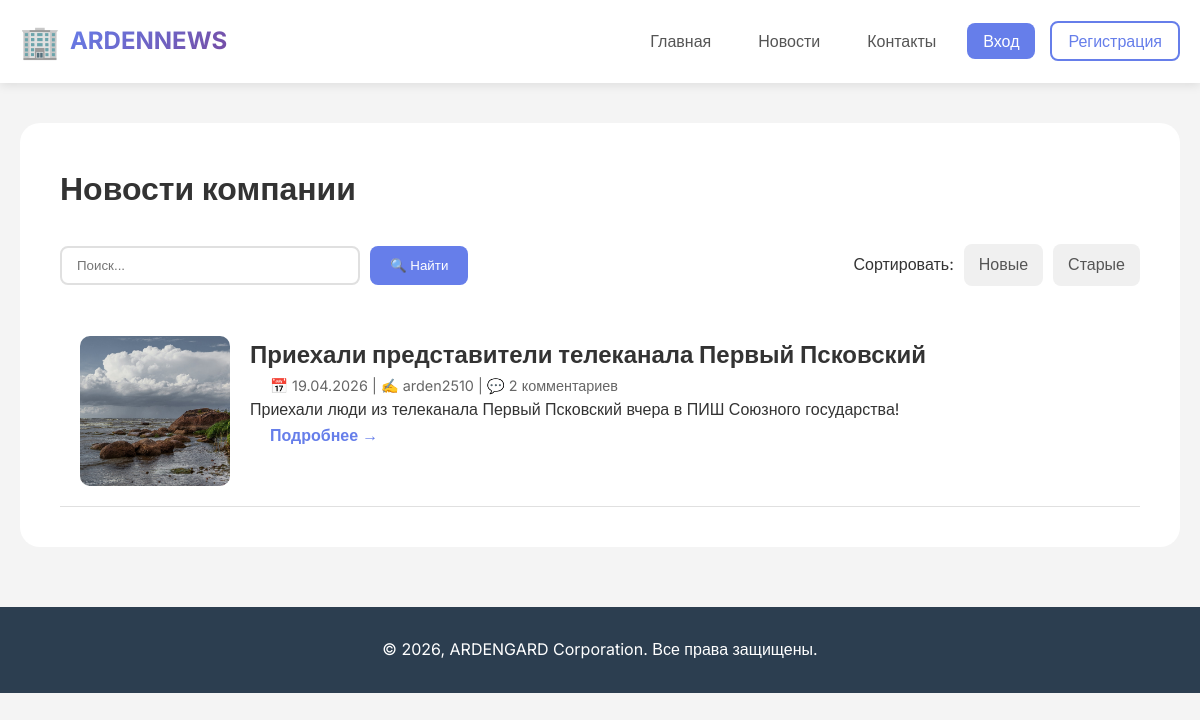
Page /news/ on the committed database.
### news/models.py (models this page shows, shortened)
class News(models.Model):
    title = models.CharField('Заголовок', max_length=200)
    content = models.TextField('Содержание')
    author = models.ForeignKey(User, on_delete=models.CASCADE, verbose_name='Автор', related_name='news')
    pub_date = models.DateTimeField('Дата публикации', default=timezone.now)
    image = models.ImageField('Изображение', upload_to='news_images/', blank=True, null=True)
    created_at = models.DateTimeField('Создано', auto_now_add=True)
    updated_at = models.DateTimeField('Обновлено', auto_now=True)
    class Meta:
        verbose_name = 'Новость'
        verbose_name_plural = 'Новости'
        ordering = ['-pub_date']

### news/views.py (the view)
# urls.py: path('', views.news_list, name='news_list'),
def news_list(request):
    news_queryset = News.objects.all()
    sort_by = request.GET.get('sort', '-pub_date')
    search_query = request.GET.get('search', '')
    if search_query:
        news_queryset = news_queryset.filter(
            Q(title__icontains=search_query) |
            Q(content__icontains=search_query)
        )
    if sort_by == 'pub_date_asc':
        news_queryset = news_queryset.order_by('pub_date')
    else:
        news_queryset = news_queryset.order_by('-pub_date')
    paginator = Paginator(news_queryset, 5)
    page_number = request.GET.get('page')
    news = paginator.get_page(page_number)
    return render(request, 'news_list.html', {
        'news': news,
        'search_query': search_query,
        'current_sort': sort_by
    })

### templates/news_list.html (shortened to what this page needs)
{% extends 'base.html' %}
{% block content %}
<div class="news-list-page">
    <h1>Новости компании</h1>
    <div class="search-sort-bar">
        <form method="get" class="search-form">
            <input type="text" name="search" placeholder="Поиск..." value="{{ search_query }}">
            <button type="submit">🔍 Найти</button>
        </form>
        <div class="sort-options">
            <span>Сортировать:</span>
            <a href="?sort=pub_date_desc{% if search_query %}&search={{ search_query }}{% endif %}" class="sort-btn {% if current_sort == 'pub_date_desc' %}active{% endif %}">Новые</a>
            <a href="?sort=pub_date_asc{% if search_query %}&search={{ search_query }}{% endif %}" class="sort-btn {% if current_sort == 'pub_date_asc' %}active{% endif %}">Старые</a>
        </div>
    </div>
    <div class="news-list">
        {% for news_item in news %}
            <div class="news-item">
                {% if news_item.image %}
                    <img src="{{ news_item.image.url }}" alt="{{ news_item.title }}" class="news-thumb">
                {% endif %}
                <div class="news-content">
                    <h2><a href="{% url 'news:news_detail' news_item.pk %}">{{ news_item.title }}</a></h2>
                    <p class="news-meta">📅 {{ news_item.pub_date|date:"d.m.Y" }} | ✍️ {{ news_item.author.username }} | 💬 {{ news_item.comments.count }} комментариев</p>
                    <p>{{ news_item.content|truncatewords:50 }}</p>
                    <a href="{% url 'news:news_detail' news_item.pk %}" class="read-more">Подробнее →</a>
                </div>
            </div>
        {% empty %}
            <p>Новостей нет.</p>
        {% endfor %}
    </div>
</div>
{% endblock %}

### static/css/style.css (style rules this page uses)
* { margin: 0; padding: 0; box-sizing: border-box; }
body { font-family: 'Inter', sans-serif; line-height: 1.6; color: #333; background: #f4f4f4; }
.news-meta { padding: 0 20px; color: #666; font-size: 0.9rem; }
.read-more { display: inline-block; margin: 0 20px 20px; color: #667eea; text-decoration: none; font-weight: 600; }
.news-list-page, .news-detail, .contacts-page, .profile-page, .form-page { background: white; border-radius: 20px; padding: 40px; margin: 40px 0; }
.search-sort-bar { display: flex; justify-content: space-between; align-items: center; margin: 30px 0; flex-wrap: wrap; gap: 20px; }
.search-form { display: flex; gap: 10px; }
.search-form input { padding: 10px 15px; border: 2px solid #e0e0e0; border-radius: 8px; width: 300px; }
.search-form button { padding: 10px 20px; background: #667eea; color: white; border: none; border-radius: 8px; cursor: pointer; }
.sort-options { display: flex; gap: 10px; align-items: center; }
.sort-btn { padding: 8px 15px; background: #f0f0f0; text-decoration: none; color: #555; border-radius: 8px; }
.news-item { display: flex; gap: 20px; padding: 20px; border-bottom: 1px solid #e0e0e0; }
.news-thumb { width: 150px; height: 150px; object-fit: cover; border-radius: 10px; }
.news-content { flex: 1; }
.news-content h2 a { color: #333; text-decoration: none; }

### rows in the picture
News: image (picture), title "Приехали представители телеканала Первый Псковский", pub_date "19.04.2026", author.username "arden2510", comments.count "2", content "Приехали люди из телеканала Первый Псковский вчера в ПИШ Союзного государства!"
